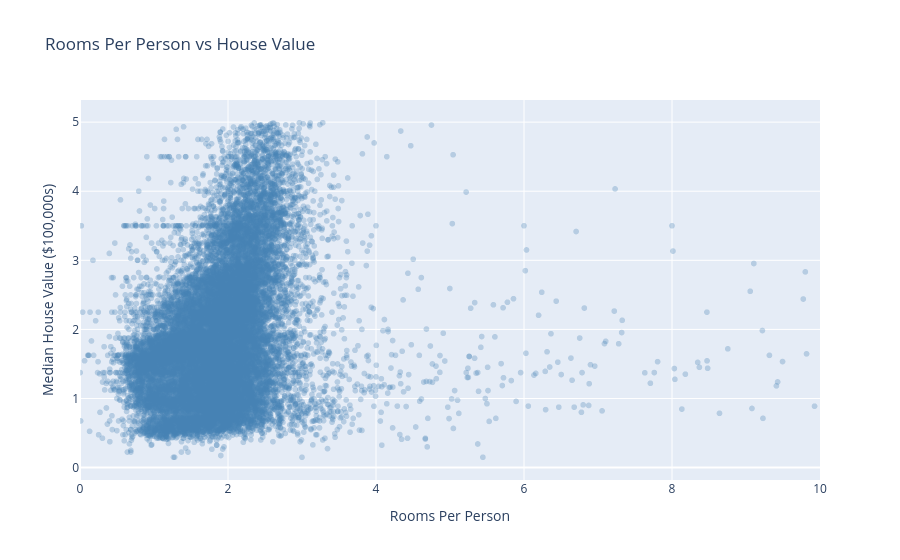

The notebook cell saved with this chart:
### Code cell
# Visualise our new feature: rooms_per_person vs house value
fig = px.scatter(
    df,
    x='rooms_per_person',
    y='MedHouseVal',
    opacity=0.3,
    title='Rooms Per Person vs House Value',
    labels={
        'rooms_per_person': 'Rooms Per Person',
        'MedHouseVal': 'Median House Value ($100,000s)'
    },
    color_discrete_sequence=['steelblue']
)
fig.update_xaxes(range=[0, 10])  # Limit x axis to ignore extreme outliers
fig.show()

### Figure 1 — Plotly figure (JSON) as saved in the notebook; plotly's stock layout.template omitted (floating-point values rounded to 4 significant figures; data arrays with more than 128 entries replaced by an {"elided": "..."} marker saying what was removed)
{"data": [{"hovertemplate": "Rooms Per Person=%{x}<br>Median House Value ($100,000s)=%{y}<extra></extra>", "legendgroup": "", "marker": {"color": "steelblue", "opacity": 0.3, "symbol": "circle"}, "mode": "markers", "name": "", "showlegend": false, "type": "scattergl", "x": {"elided": "19648 float values"}, "xaxis": "x", "y": {"elided": "19648 float values"}, "yaxis": "y"}], "layout": {"legend": {"tracegroupgap": 0}, "title": {"text": "Rooms Per Person vs House Value"}, "xaxis": {"anchor": "y", "domain": [0, 1], "range": [0, 10], "title": {"text": "Rooms Per Person"}}, "yaxis": {"anchor": "x", "domain": [0, 1], "title": {"text": "Median House Value ($100,000s)"}}}}
